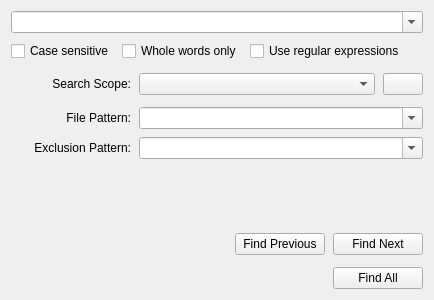
<?xml version="1.0" encoding="UTF-8"?>
<ui version="4.0">
 <class>FindWidget</class>
 <widget class="QWidget" name="FindWidget">
  <property name="geometry">
   <rect>
    <x>0</x>
    <y>0</y>
    <width>434</width>
    <height>300</height>
   </rect>
  </property>
  <property name="windowTitle">
   <string>Form</string>
  </property>
  <layout class="QVBoxLayout" name="verticalLayout">
   <property name="spacing">
    <number>8</number>
   </property>
   <item>
    <widget class="QComboBox" name="find">
     <property name="editable">
      <bool>true</bool>
     </property>
     <property name="placeholderText">
      <string>Find</string>
     </property>
    </widget>
   </item>
   <item>
    <layout class="QHBoxLayout" name="horizontalLayout">
     <property name="spacing">
      <number>8</number>
     </property>
     <item>
      <widget class="QCheckBox" name="caseSensitive">
       <property name="text">
        <string>Case sensitive</string>
       </property>
      </widget>
     </item>
     <item>
      <widget class="QCheckBox" name="wholeWords">
       <property name="text">
        <string>Whole words only</string>
       </property>
      </widget>
     </item>
     <item>
      <widget class="QCheckBox" name="regular">
       <property name="text">
        <string>Use regular expressions</string>
       </property>
      </widget>
     </item>
     <item>
      <spacer name="horizontalSpacer_3">
       <property name="orientation">
        <enum>Qt::Horizontal</enum>
       </property>
       <property name="sizeHint" stdset="0">
        <size>
         <width>40</width>
         <height>20</height>
        </size>
       </property>
      </spacer>
     </item>
    </layout>
   </item>
   <item>
    <spacer name="verticalSpacer_2">
     <property name="orientation">
      <enum>Qt::Vertical</enum>
     </property>
     <property name="sizeType">
      <enum>QSizePolicy::Fixed</enum>
     </property>
     <property name="sizeHint" stdset="0">
      <size>
       <width>20</width>
       <height>4</height>
      </size>
     </property>
    </spacer>
   </item>
   <item>
    <layout class="QHBoxLayout" name="horizontalLayout_4">
     <item>
      <widget class="QLabel" name="label">
       <property name="minimumSize">
        <size>
         <width>120</width>
         <height>0</height>
        </size>
       </property>
       <property name="maximumSize">
        <size>
         <width>16777215</width>
         <height>16777215</height>
        </size>
       </property>
       <property name="text">
        <string>Search Scope:</string>
       </property>
       <property name="alignment">
        <set>Qt::AlignRight|Qt::AlignTrailing|Qt::AlignVCenter</set>
       </property>
      </widget>
     </item>
     <item>
      <widget class="QComboBox" name="searchScope">
       <property name="sizePolicy">
        <sizepolicy hsizetype="Expanding" vsizetype="Fixed">
         <horstretch>0</horstretch>
         <verstretch>0</verstretch>
        </sizepolicy>
       </property>
      </widget>
     </item>
     <item>
      <widget class="QPushButton" name="selectFolder">
       <property name="text">
        <string/>
       </property>
       <property name="icon">
        <iconset resource="../../r.qrc">
         <normaloff>:/Resource/icons/Ellipsis_16x.svg</normaloff>:/Resource/icons/Ellipsis_16x.svg</iconset>
       </property>
      </widget>
     </item>
    </layout>
   </item>
   <item>
    <spacer name="verticalSpacer_3">
     <property name="orientation">
      <enum>Qt::Vertical</enum>
     </property>
     <property name="sizeType">
      <enum>QSizePolicy::Fixed</enum>
     </property>
     <property name="sizeHint" stdset="0">
      <size>
       <width>20</width>
       <height>4</height>
      </size>
     </property>
    </spacer>
   </item>
   <item>
    <layout class="QHBoxLayout" name="horizontalLayout_5">
     <item>
      <widget class="QLabel" name="label_2">
       <property name="minimumSize">
        <size>
         <width>120</width>
         <height>0</height>
        </size>
       </property>
       <property name="text">
        <string>File Pattern:</string>
       </property>
       <property name="alignment">
        <set>Qt::AlignRight|Qt::AlignTrailing|Qt::AlignVCenter</set>
       </property>
      </widget>
     </item>
     <item>
      <widget class="QComboBox" name="filePattern">
       <property name="sizePolicy">
        <sizepolicy hsizetype="Expanding" vsizetype="Fixed">
         <horstretch>0</horstretch>
         <verstretch>0</verstretch>
        </sizepolicy>
       </property>
       <property name="editable">
        <bool>true</bool>
       </property>
      </widget>
     </item>
    </layout>
   </item>
   <item>
    <layout class="QHBoxLayout" name="horizontalLayout_6">
     <item alignment="Qt::AlignRight">
      <widget class="QLabel" name="label_3">
       <property name="minimumSize">
        <size>
         <width>120</width>
         <height>0</height>
        </size>
       </property>
       <property name="text">
        <string>Exclusion Pattern:</string>
       </property>
       <property name="alignment">
        <set>Qt::AlignRight|Qt::AlignTrailing|Qt::AlignVCenter</set>
       </property>
      </widget>
     </item>
     <item>
      <widget class="QComboBox" name="exclusion">
       <property name="sizePolicy">
        <sizepolicy hsizetype="Expanding" vsizetype="Fixed">
         <horstretch>0</horstretch>
         <verstretch>0</verstretch>
        </sizepolicy>
       </property>
       <property name="editable">
        <bool>true</bool>
       </property>
      </widget>
     </item>
    </layout>
   </item>
   <item>
    <spacer name="verticalSpacer">
     <property name="orientation">
      <enum>Qt::Vertical</enum>
     </property>
     <property name="sizeHint" stdset="0">
      <size>
       <width>20</width>
       <height>36</height>
      </size>
     </property>
    </spacer>
   </item>
   <item>
    <layout class="QHBoxLayout" name="horizontalLayout_2">
     <item>
      <spacer name="horizontalSpacer">
       <property name="orientation">
        <enum>Qt::Horizontal</enum>
       </property>
       <property name="sizeHint" stdset="0">
        <size>
         <width>40</width>
         <height>20</height>
        </size>
       </property>
      </spacer>
     </item>
     <item>
      <widget class="QPushButton" name="findPrevious">
       <property name="minimumSize">
        <size>
         <width>90</width>
         <height>0</height>
        </size>
       </property>
       <property name="text">
        <string>Find Previous</string>
       </property>
      </widget>
     </item>
     <item>
      <widget class="QPushButton" name="findNext">
       <property name="minimumSize">
        <size>
         <width>90</width>
         <height>0</height>
        </size>
       </property>
       <property name="text">
        <string>Find Next</string>
       </property>
      </widget>
     </item>
    </layout>
   </item>
   <item>
    <spacer name="verticalSpacer_4">
     <property name="orientation">
      <enum>Qt::Vertical</enum>
     </property>
     <property name="sizeType">
      <enum>QSizePolicy::Fixed</enum>
     </property>
     <property name="sizeHint" stdset="0">
      <size>
       <width>20</width>
       <height>4</height>
      </size>
     </property>
    </spacer>
   </item>
   <item>
    <layout class="QHBoxLayout" name="horizontalLayout_3">
     <item>
      <spacer name="horizontalSpacer_2">
       <property name="orientation">
        <enum>Qt::Horizontal</enum>
       </property>
       <property name="sizeHint" stdset="0">
        <size>
         <width>40</width>
         <height>20</height>
        </size>
       </property>
      </spacer>
     </item>
     <item>
      <widget class="QPushButton" name="findAll">
       <property name="minimumSize">
        <size>
         <width>90</width>
         <height>0</height>
        </size>
       </property>
       <property name="text">
        <string>Find All</string>
       </property>
      </widget>
     </item>
    </layout>
   </item>
  </layout>
 </widget>
 <resources>
  <include location="../../r.qrc"/>
 </resources>
 <connections/>
</ui>
